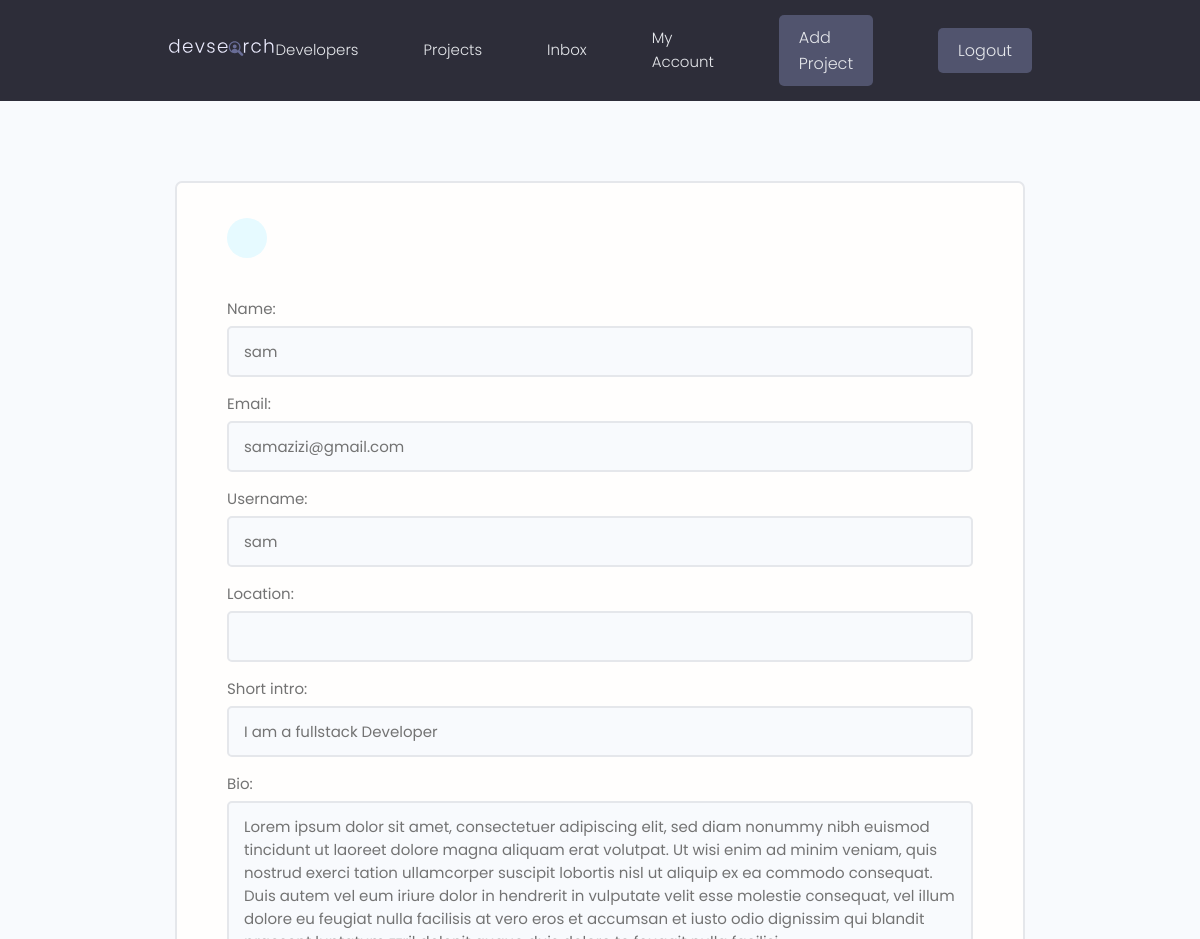
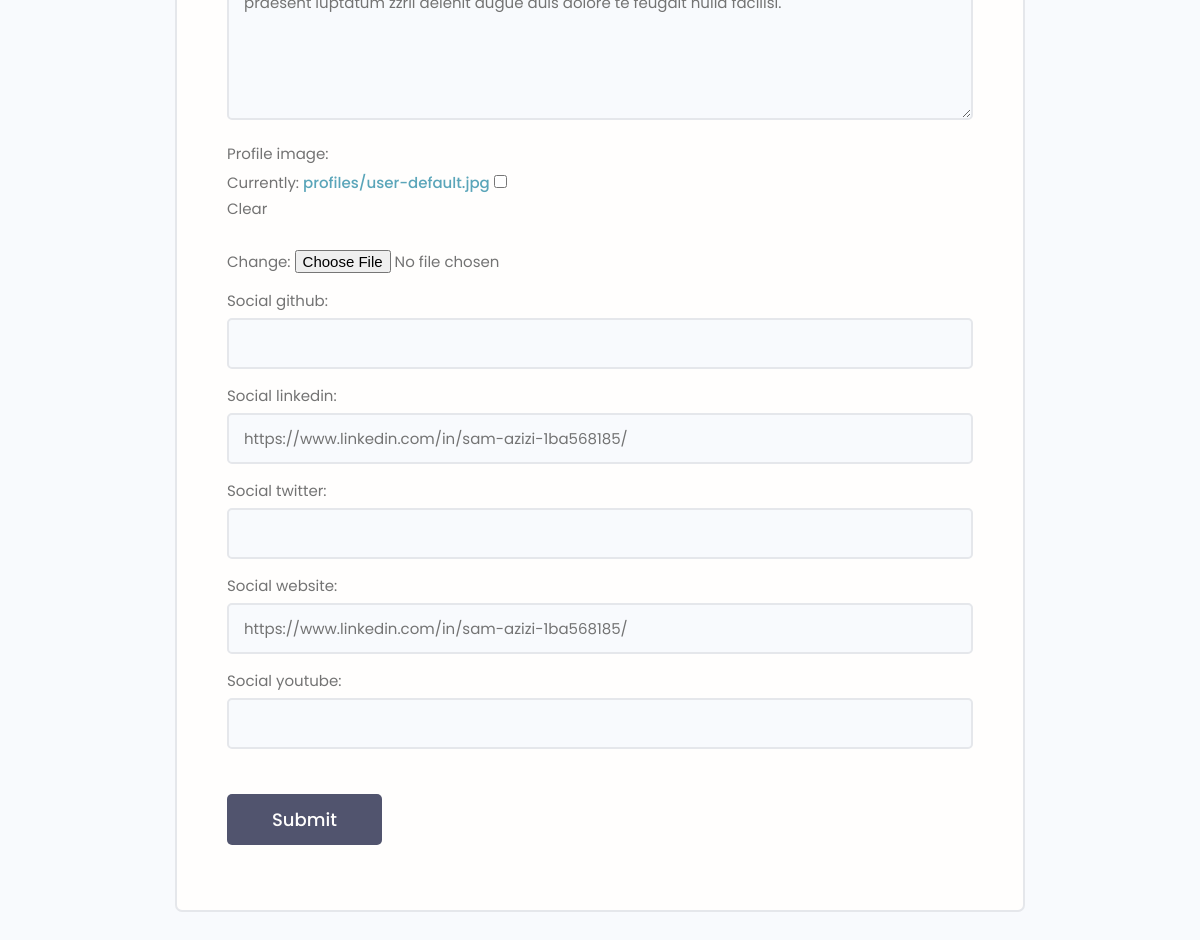
/edit-account/ (signed in), run on the app's committed database (2 pictures, top to bottom).
### users/models.py (models this page shows, shortened)
class Profile(models.Model):
    user = models.OneToOneField(User, on_delete=models.CASCADE,null=True, blank=True )
    name = models.CharField(max_length=200, blank=True, null=True)
    email = models.EmailField(null=True, blank=True)
    username = models.CharField(max_length=200,null=True, blank=True)
    short_intro = models.CharField(max_length=200, blank=True, null=True)
    bio = models.TextField(null=True, blank=True)
    location = models.CharField(max_length=200,blank=True, null=True)
    profile_image = models.ImageField(default='profiles/user-default.jpg',null=True,blank=True, upload_to='profiles/')
    social_github = models.CharField(max_length=200, blank=True, null=True)
    social_twitter =  models.CharField(max_length=200, blank=True, null=True)
    social_linkedin =  models.CharField(max_length=200, blank=True, null=True)
    social_youtube =  models.CharField(max_length=200, blank=True, null=True)
    social_website =  models.CharField(max_length=200, blank=True, null=True)
    created = models.DateTimeField(auto_now_add=True)
    id = models.UUIDField(default=uuid.uuid4, unique=True,
                          primary_key=True, editable=False)
    class Meta:
        ordering =["created"]

### users/views.py (the view, shortened to what this page needs)
# urls.py: path('edit-account/',views.editAccount, name='edit-account'),
@login_required(login_url='users:login')
def editAccount(request):
    profile = request.user.profile
    form = ProfileForm(instance=profile)
    context = {
        'form':form
    }
    return  render(request,'users/profile_form.html',context)

### users/form.py
class ProfileForm(ModelForm):
    class Meta:
        model = Profile
        fields = ['name','email','username',
                  'location','short_intro','bio','profile_image',
                  'social_github','social_linkedin','social_twitter','social_website','social_youtube']
    def __init__(self,*args, **kwargs):
        super(ProfileForm, self).__init__(*args, **kwargs)
        for name , field in self.fields.items():
            field.widget.attrs.update({'class': 'input'})

### users/templates/users/profile_form.html (shortened to what this page needs)
{% extends 'main.html' %}
{% load static %}
{% block content%}
    <main class="formPage my-xl">
        <div class="content-box">
            <div class="formWrapper">
                <a class="backButton" href="{% url 'users:account' %}"></a>
                <br>
                <form    class="form" method="POST" enctype="multipart/form-data">
                    {% for field in form  %}
                    <div class="form__field">
                        <label for="formInput#text">{{ field.label }}: </label>
                        {{ field }}
                    </div>
                    {% endfor %}
                    <input class="btn btn--sub btn--lg  my-md" type="submit" value="Submit" />
                </form>
            </div>
        </div>
    </main>
{% endblock %}

### static/styles/app.css (style rules this page uses)
:root { --color-sub: #2d2d39; }
.btn--sub { background-color: var(--color-sub-light); }
.content-box { width: 95%; max-width: 85rem; margin: 0 auto; }
.backButton { background: var(--color-main-light); color: var(--color-main); width: 4rem; height: 4rem; display: flex; align-items: center; justify-content: center; border-radius: 50%; }
.formPage .formWrapper { list-style: none; background: var(--color-white); padding: 3.5rem 5rem; border: 2px solid var(--color-light); border-radius: 0.7rem; }

### static/uikit/styles/modules/_variables.css (style rules this page uses)
:root { --color-main: #5aa5b9; --color-main-light: #e6faff; --color-sub: #3f4156; --color-sub-light: #51546e; --color-sub-lighter: #ededfd; --color-text: #737373; --color-gray: #8b8b8b; --color-light: #e5e7eb; --color-light-gray: #767676; --color-bg: #f8fafd; --color-white: #fffefd; --color-white-light: #f3f3f3; --color-success: #359e64; --color-success-bg: #def8e8; --color-error: #fc4b0b; --color-error-bg: #fff2ee; --font-base: 'Poppins', arial, helvetica, 'Segoe UI', roboto, ubuntu, sans-serif; --font-monospace: 'Fira Code', 'Courier New', courier, monospace; --font-regular: 300; --font-medium: 500; --font-bold: 700; --generic-shadow: 1px 1px 5px #00000010; --generic-transition: all 0.3s ease-in-out; }

### static/uikit/styles/modules/_base.css (style rules this page uses)
* { margin: 0; padding: 0; box-sizing: border-box; text-rendering: optimizeLegibility; color: inherit; font-size: inherit; }
html { font-size: 50%; }
@media only screen and (min-width: 480px) { html { font-size: 56.25%; } }
@media only screen and (min-width: 1200px) { html { font-size: 62.5%; } }
body { line-height: 1.6; font-weight: 400; font-size: 1.5rem; color: var(--color-text); background-color: var(--color-bg); min-height: 100vh; }

### static/uikit/styles/modules/_typography.css (style rules this page uses)
* { font-family: var(--font-base); }
a { padding-bottom: 2px; text-decoration: none; display: inline-block; color: var(--color-main); font-weight: var(--font-medium); }

### static/uikit/styles/modules/_utilities.css (style rules this page uses)
.my-md { margin: 3rem auto; }
.my-xl { margin: 8rem auto; }

### static/uikit/styles/modules/_button.css (style rules this page uses)
.btn { display: inline-block; position: relative; cursor: pointer; background-color: var(--color-light); font-weight: var(--font-medium); color: var(--color-sub); text-decoration: none; padding: 1rem 2rem; border-radius: 0.5rem; border: none; width: -webkit-fit-content; width: -moz-fit-content; width: fit-content; height: -webkit-fit-content; height: -moz-fit-content; height: fit-content; font-size: 1.6rem; outline-width: 0; outline-color: transparent; -webkit-backface-visibility: hidden; backface-visibility: hidden; transition: all 0.3s ease-in-out; }
.btn--sub { background-color: var(--color-sub); color: var(--color-white); }
.btn--lg { font-size: 1.8rem; padding: 1.2rem 4.5rem; }

### static/uikit/styles/modules/_form.css (style rules this page uses)
.form { display: block; }
.form__field { margin-top: 1.5rem; margin-bottom: 1.5rem; }
.form__label, .form__field > label { display: block; margin-bottom: 0.5rem; color: var(--color-text); }
input.input[type='text'], input.input[type='email'], input.input[type='password'], input.input[type='number'], textarea.input { min-width: 24rem; width: 100%; padding: 1.2rem 1.5rem; border-radius: 0.5rem; border: 2px solid var(--color-light); transition: all 0.3s ease-in-out; background-color: var(--color-bg); }

### data on the page
Profile: form "sam" "samazizi@gmail.com" "sam" "I am a fullstack Developer" "Lorem ipsum dolor sit amet, consectetuer adipiscing elit, sed diam nonummy nibh euismod tincidunt ut laoreet dolore magna aliquam erat volutpat. Ut wisi enim ad minim veniam, quis nostrud exerci tation ullamcorper suscipit lobortis nisl ut aliquip ex ea commodo consequat. Duis autem vel eum iriure dolor in hendrerit in vulputate velit esse molestie consequat, vel illum dolore eu feugiat nulla facilisis at vero eros et accumsan et iusto odio dignissim qui blandit praesent luptatum zzril delenit augue duis dolore te feugait nulla facilisi." "https://www.linkedin.com/in/sam-azizi-1ba568185/" "https://www.linkedin.com/in/sam-azizi-1ba568185/"

### other printed values
{{ field.label }} "Name" "Email" "Username" "Location" "Short intro" "Bio" "Profile image" "Social github" "Social linkedin" "Social twitter" "Social website" "Social youtube"
